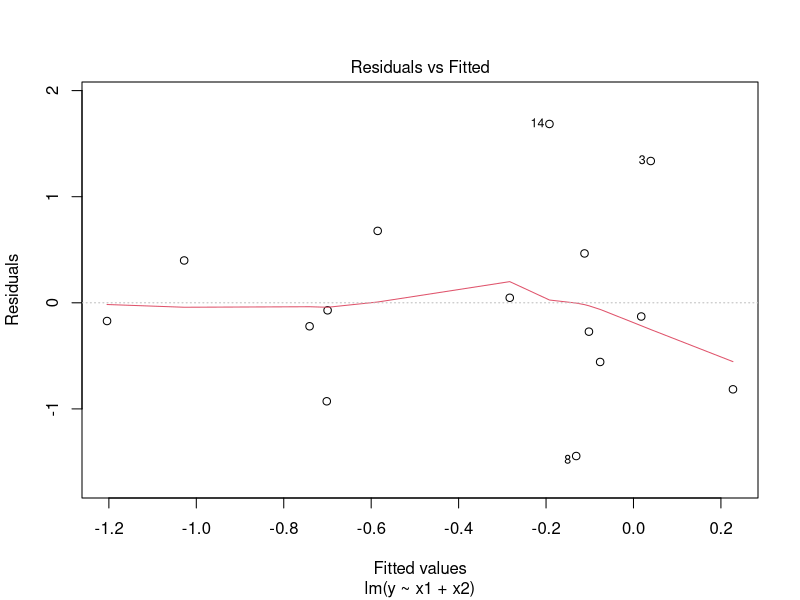
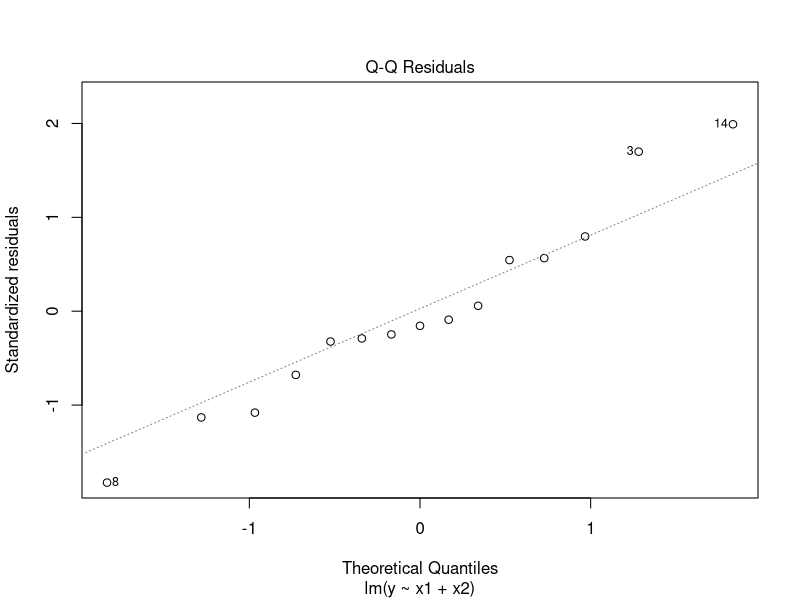
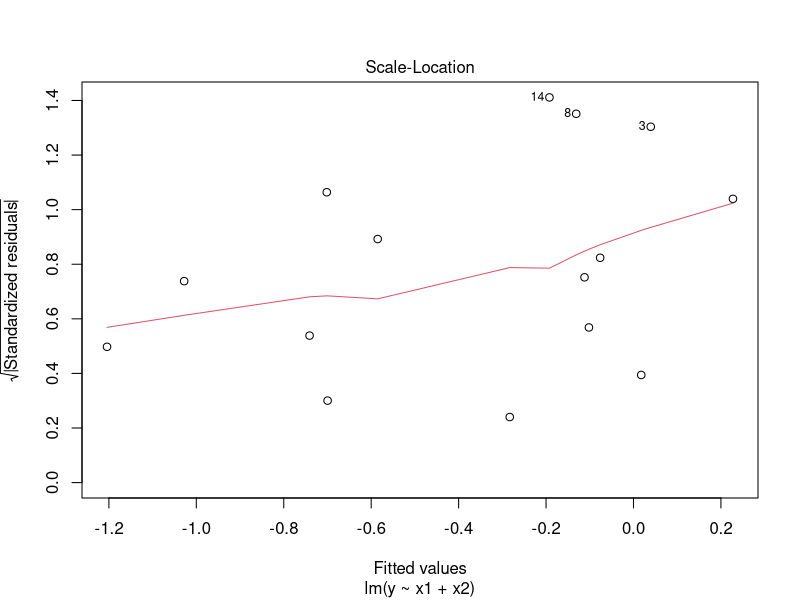
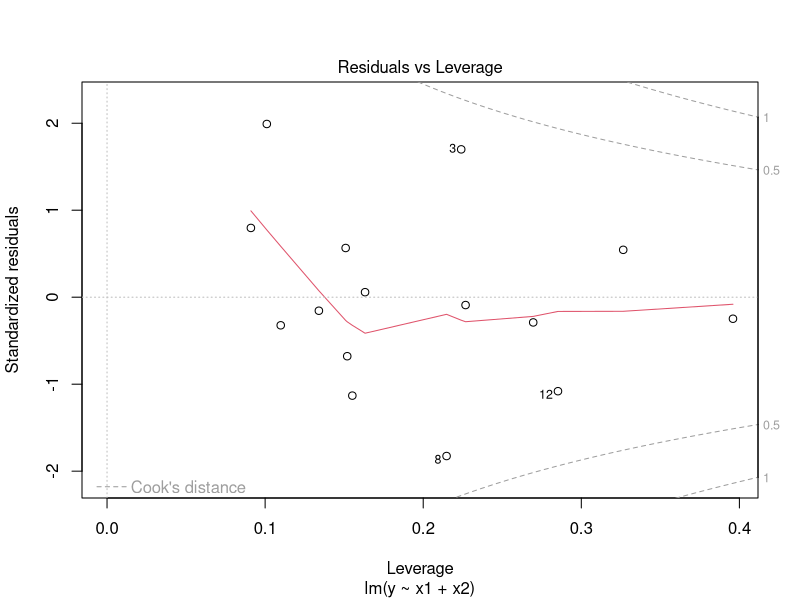
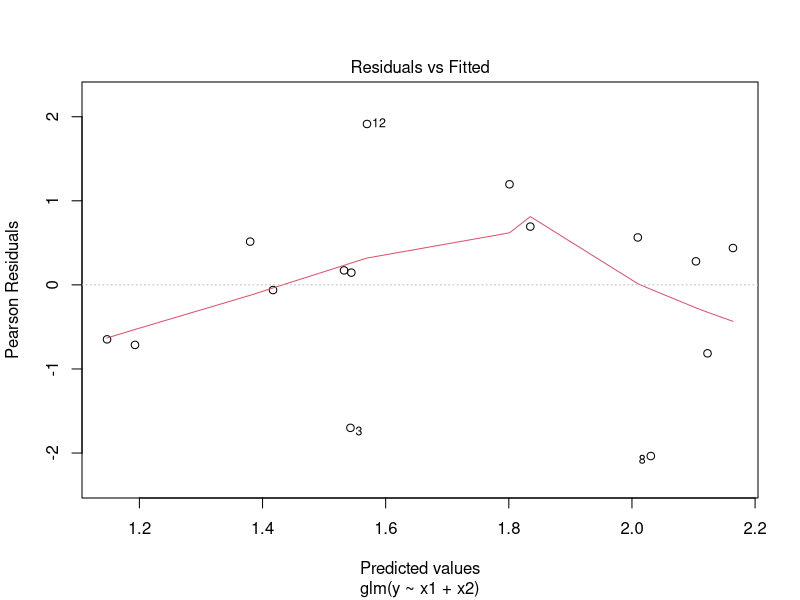
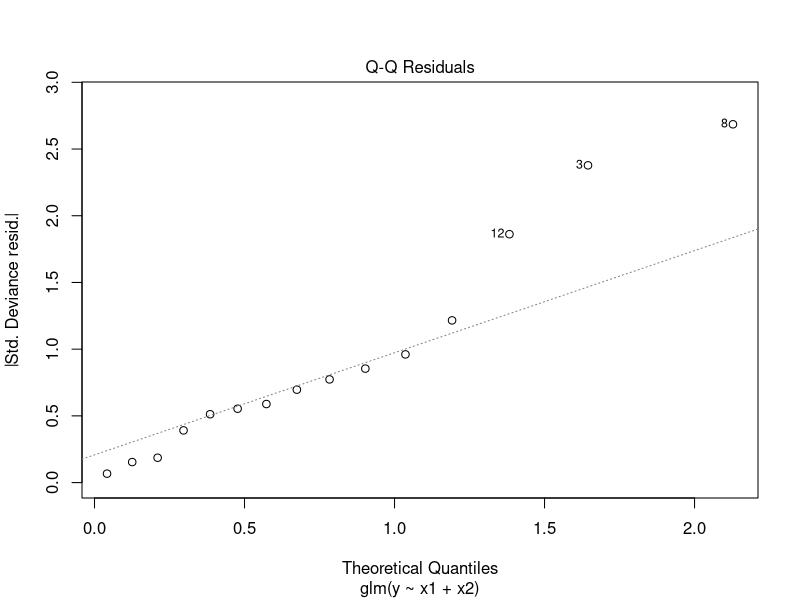
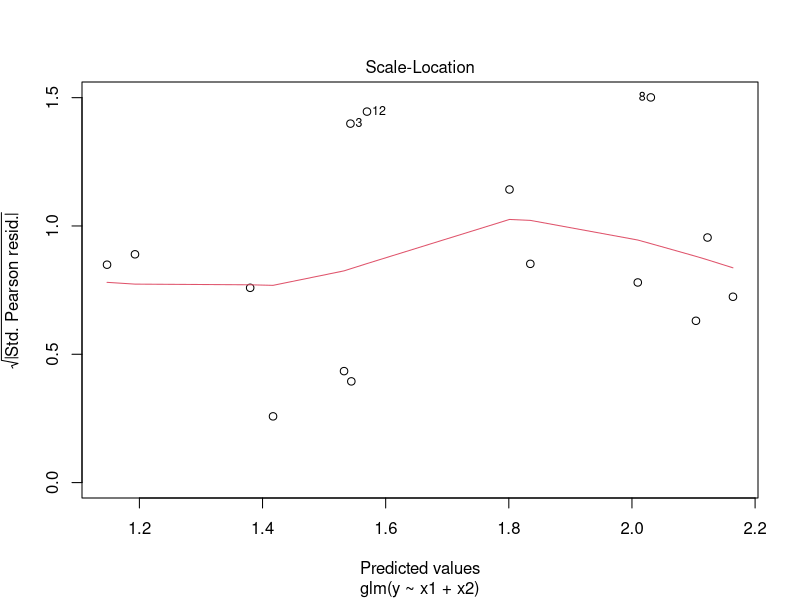
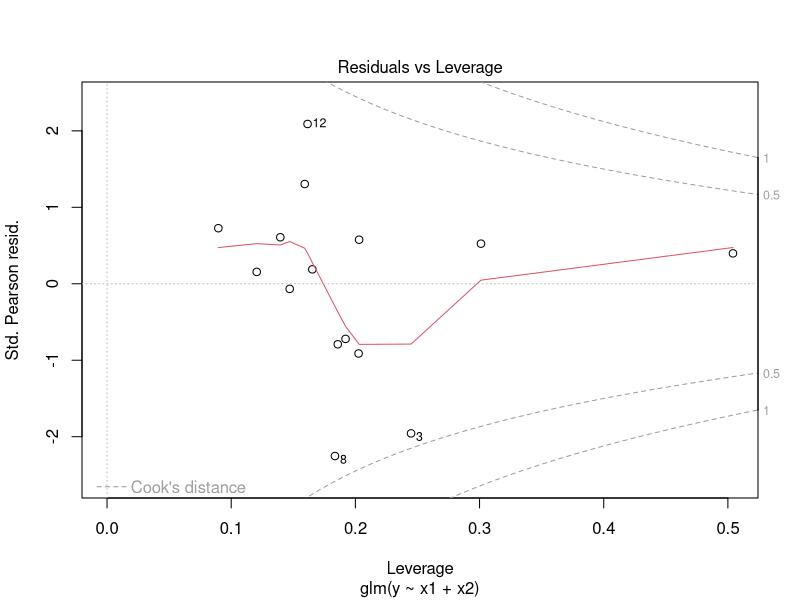

These figures' R source, in order:
## Questo file riassume alcune funzioni/elementi di codice usati frequentemente
## nel corso Analisi Predittiva 
## Il file non è esaustivo - indica solo alcune funzioni usate frequentemente 

## alcuni comandi utili in un file Rmd 
# \( \) # matematica in linea (via latex) 
# \[ \] # nuova equazione (via latex) 
# `r ` codice valutato da R 

## posizione della working directory 
getwd()
setwd("my/long/path")

# alcune funzioni base - summary statistics 
# sum(); mean(); sd(); var(); cor(); cov(); length() 

# alcune funzioni utili per le matrici 
# cbind(); rbind() # bind columns or rows
# diag() # estrae/fissa la diagonale 
# t() # trasposta 
# solve() # inversione di una matrice (o soluzione di un sistema) 

# le distribuzioni di probabilità in R 
# (ad es normale) 
qnorm(c(0.5,0.975)) # quantili data una probabilità di non-eccedenza x:P(X \leq x) = p
pnorm(c(0, 1.96))   # funzione di ripartizione p:P(X \leq x) = p
# per la T si usa pt()
# per esempio, il p-value di un t.test a due code 
# con tobs = -1.4 e 15 gradi di libertà
2*(1-pt(abs(-1.44), df = 15))


##lm - modelli lineari  -------
df <- data.frame(x1 = runif(15), x2 = runif(15), y  = rnorm(15))
# head(df); summary(df); names(df) 
# plot(df$x1, df[,"x2"])
# points(df$x1, df[,"x2"], col = 2, pch = 16)

## stima del modello 
fit <- lm(y~x1+x2, data = df)
summary(fit) ## varie informazioni riassuntive sulla stima
coef(fit) ## valori stimati dei coefficienti del modello 
confint(fit) ## intervalli di confidenza per i coefficienti del modello 
vcov(fit) ##matrice di covarianza per i parametri stimati 
cov2cor(vcov(fit)) # da cui si può estrarre la matrice di correlazione 


## per aggiungere trasformazioni di X come predittori si usa la funzione I(.)
## fit <- lm(y~x1+x2+I(x2^2), data = df) 
## per polinomi 
## fit <- lm(y~x1+poly(x2,2), data = df)
## fit <- lm(y~x1+poly(x2,2, raw=TRUE), data = df)

## la matrice di disegno usata nella stima
model.matrix(fit)

## predizione 
# per i valori osservati delle X
fitted(fit)
predict(fit) ## predict produce anche intervalli di confidenza e predizione
predict(fit, interval = "confidence") 
predict(fit, interval = "prediction") 
## per un nuovo set di punti 
nd <- data.frame(x1 = c(0.2,0.8), x2 = c(0.3,0.6))
predict(fit, newdata = nd)

# residui 
residuals(fit) ## these are y - fitted(fit)
rstandard(fit) ## standardised residuals 
rstudent(fit)  ## studentized residuals 

# goodness of fit/ bontà di adattamento 
plot(fit) # grafici riassuntivi
AIC(fit, k = 2); BIC(fit); logLik(fit) ## verosimiglianza e criteri di informazione
hatvalues(fit) ##  leverages - punti di leva 
car::vif(fit) ## variance inflation factors - ci sono problemi di colinearità? 
cooks.distance(fit) # outliers/punti particolari 

## test anova per modelli annidati 
# anova(small_model, big_model)
anova(lm(y~x1, data = df), fit)


## model selection 
## la funzione step qui usata per un algoritmo forward come esempio 
## opzioni importanti 
# scope per delineare l'ambito della ricerca
# k: per definire la penalizzazione del criterio di informazione
# direction: per la direzione: forward, backward, both

step(object = lm(y~1, data = df), 
     scope = list(lower = lm(y~1, data = df), 
                  upper = fit), 
     direction = "forward",
     k = 2
) ## 


## trasformazione di Box-Cox 
## da usare se y|X risulta non-normale 
## MASS::boxcox


##glm - modelli lineari generalizzati -------

##in questo esempio usiamo una Poisson 

df <- data.frame(x1 = runif(15), x2 = runif(15), y  = rpois(15, 6))

## stima del modello 
fit <- glm(y~x1+x2, data = df, family = poisson()) 
## di default si usa la funzione legame canonica
poisson()$link
summary(fit) ## varie informazioni riassuntive sulla stima
coef(fit) ## valori stimati dei coefficienti del modello 
confint.default(fit) ## intervalli di confidenza per i coefficienti del modello 

## predizione 
# per i valori osservati delle X
fitted(fit) ## predizione sulla scale di Y (exp(linear.predictor))
predict(fit) ## predict di default mostra il predittore lineare
predict(fit, type = "response") ## predict accetta un'opzione type per mostrare i valori stimati sulla scala delle Y 
## per un oggetto glm predict non può costruire intervalli di confidenza (e non si possono costruire intervalli di predizione)
predict(fit, se.fit = TRUE) # con opzione se.fit si ottiene lo standard error per il predittore lineare 
## per un nuovo set di punti 
nd <- data.frame(x1 = c(0.2,0.8), x2 = c(0.3,0.6))
a <- predict(fit, newdata = nd, se.fit = TRUE); a
# intervalli di confidenza manuali
alpha = 0.05
cbind(a$fit + qnorm(alpha/2) * a$se.fit, 
      a$fit + qnorm(1-alpha/2) * a$se.fit)
      
        
# residui 
residuals(fit) ## di default deviance residuals 
residuals(fit, type = "pearson") ## type = c("deviance", "pearson", "response"))

# goodness of fit/ bontà di adattamento 
plot(fit) # grafici riassuntivi
AIC(fit, k = 2); BIC(fit); logLik(fit) ## verosimiglianza e criteri di informazione

## test anova per modelli annidati 
# anova(small_model, big_model)
anova(glm(y~x1, data = df, family=poisson()), fit, test = "LRT")



## glm as a classifier ------------- 

## funzioni implementate nelle slides/laboratorio 


cv_class <- function(K=5, dat, model, cutoff = 0.5){
  assign_group <- rep(seq(1,K), each = floor(nrow(dat)/K))
  ### this ensures we use all points in the dataset
  ### this way we might have subgroups of different size 
  if(length(assign_group) != nrow(dat)) assign_group <- c(assign_group, sample(seq(1,K)))[1:nrow(dat)] 
  assign_group <- sample(assign_group, size = nrow(dat))
  error <- 0
  for(j in 1:K){
    whichobs <- (assign_group == j)
    ## fit a model WITHOUT the hold-out data
    folded_model <- suppressWarnings(glm(model$formula, 
                                         data = dat[!whichobs,], 
                                         family = "binomial"))
    ## evaluate the model on the hold-out data
    fitted <- suppressWarnings(predict(folded_model,
                                       dat[whichobs,], 
                                       type="response"))
    observed <- dat[whichobs, strsplit(paste(model$formula), "~")[[2]]]
    error <- error + mean(observed != (fitted>cutoff))/K 
    ### in cv.glm the actual error is calculated as (y - p(y=1)) 
    # error <- error + mean((observed - fitted)^2)/K 
    ### the mis-classification rate will depend on how we decide what is assigned to each category 
  }
  error
}


make_conf_mat <- function(predicted, actual) {
  table(predicted = predicted, actual = actual)
}

get_sens <- function(conf_mat) {
  conf_mat[2, 2] / sum(conf_mat[, 2])
}
# Note that this function is good for illustrative purposes, but is easily broken. (Think about what happens if there are no "positives" predicted.)


get_spec <-  function(conf_mat) {
  conf_mat[1, 1] / sum(conf_mat[, 1])
}
